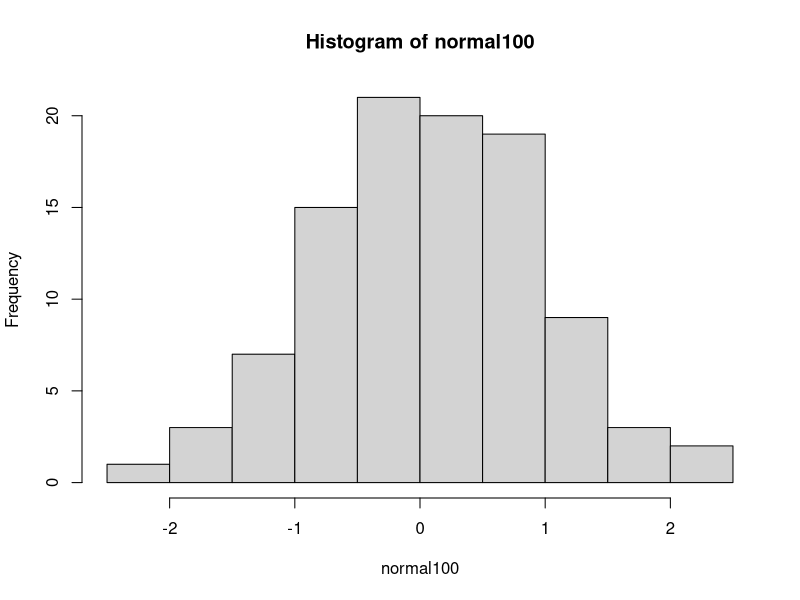
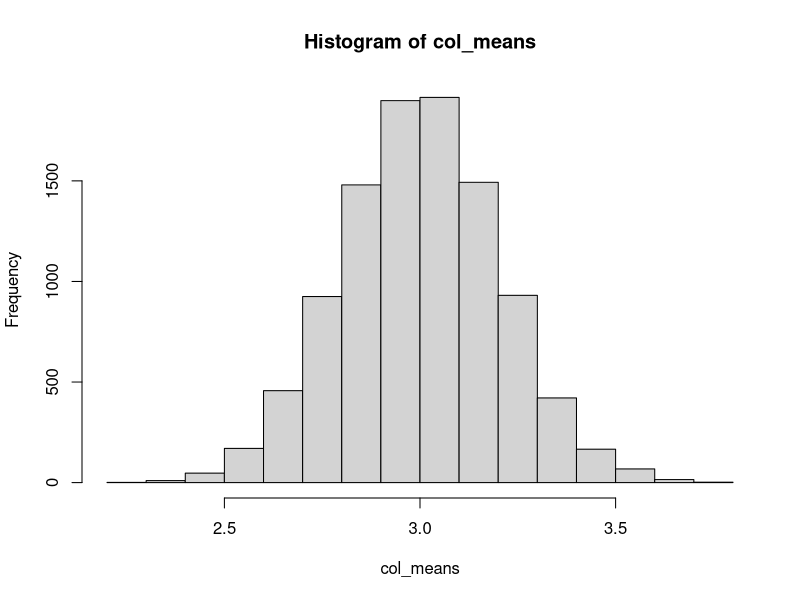
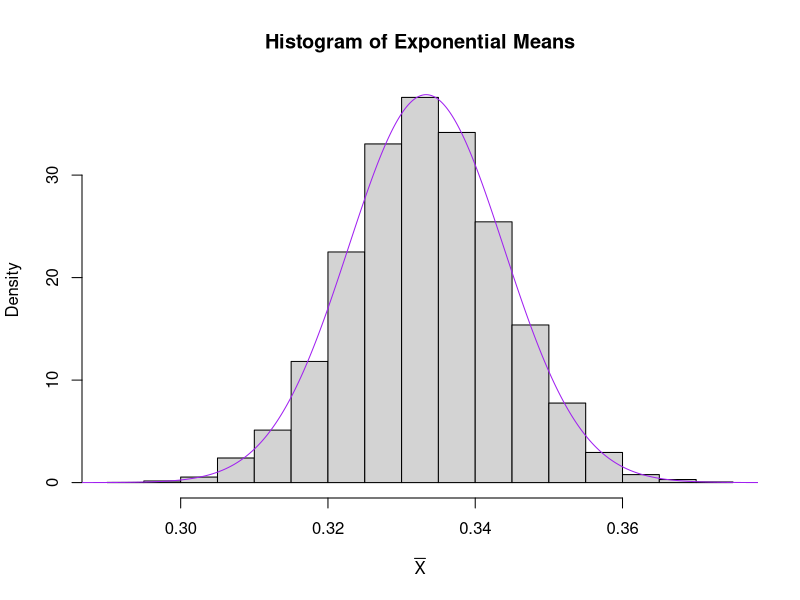

Write R code to recreate these figures, in order.
## ---- chunk 1
set.seed(1) # Please don't remove this code!
## ---- chunk 2
rnorm(n = 5, mean = 10, sd = 3)
## ---- chunk 3
# You'll want to type your response here.  Your response should look like:
# normal100 <- 
# Of course, your answer should not be commented out.
normal100 <- rnorm(n=100)
mean(normal100)
sd(normal100)
## ---- chunk 4
hist(normal100)

## ---- chunk 5
# 10 random draws and mean and sd calculation
normal10 <- rnorm(n=10)
mean(normal10)
sd(normal10)

# 1000 random draws and mean and sd calculation
normal1000 <- rnorm(n=1000)
mean(normal1000)
sd(normal1000)

# 10000 random draws and mean and sd calculation
normal10000 <- rnorm(n=10000)
mean(normal10000)
sd(normal10000)

# 100000 random draws and mean and sd calculation
normal100000 <- rnorm(n=100000)
mean(normal100000)
sd(normal100000)
## ---- chunk 6
sample_means <- c(mean(normal10), mean(normal100), mean(normal1000), mean(normal10000), 
                  mean(normal100000))
sample_means
length(sample_means)
## ---- chunk 7
normal1mil <- rnorm(n=1000000, mean=3, sd=2)
mean(normal1mil)
sd(normal1mil)
## ---- chunk 8
mean(normal1mil[normal1mil > 3])

## ---- chunk 9
normal1mil_mat <- matrix(normal1mil, nrow=100, ncol=10000)
## ---- chunk 10
mean(normal1mil_mat[, 1234])
## ---- chunk 11
col_means <- colSums(normal1mil_mat) / 100
## ---- chunk 12
hist(col_means)
## ---- chunk 13
exp_10mil <- rexp(n=10000000, rate=3)
mean(exp_10mil)
sd(exp_10mil)
## ---- chunk 14
exp10mil_mat <- matrix(exp_10mil, nrow=1000, ncol=10000)
exp_means <- colMeans(exp10mil_mat)
head(exp_means, 10)
## ---- chunk 15
hist(exp_means,
      main="Histogram of Exponential Means",
      xlab=expression(bar(X)),
      prob = T,
      breaks=20)
 n <- nrow(exp10mil_mat)
 mean_exp <- 1/3
 mean_exp
 sd_exp <- 1/(3*sqrt(n))
 sd_exp
 x <- seq(0,1,by=.0001)
 my_density <- dnorm(x,mean=mean_exp,sd=sd_exp)   
 lines(x,my_density,col="purple")
